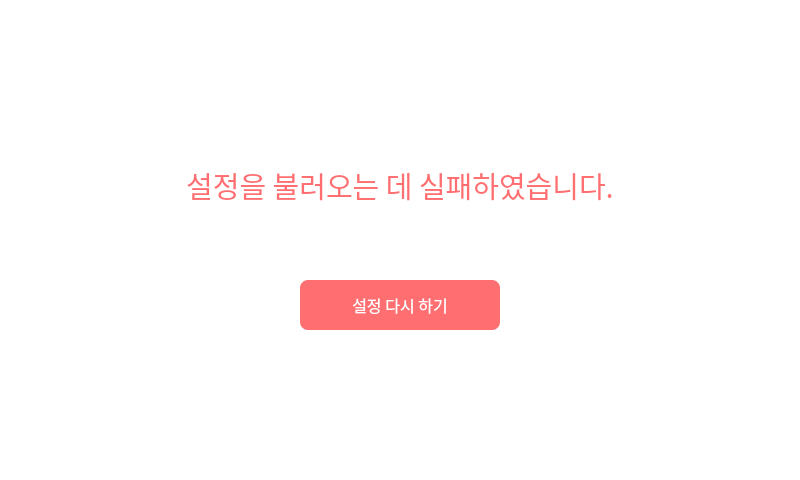
<?xml version="1.0" encoding="UTF-8"?>
<ui version="4.0">
 <class>errorLoadSetting</class>
 <widget class="QWidget" name="errorLoadSetting">
  <property name="geometry">
   <rect>
    <x>0</x>
    <y>0</y>
    <width>800</width>
    <height>480</height>
   </rect>
  </property>
  <property name="windowTitle">
   <string>Form</string>
  </property>
  <property name="styleSheet">
   <string notr="true">background-color: rgb(255, 255, 255);</string>
  </property>
  <widget class="QLabel" name="label">
   <property name="geometry">
    <rect>
     <x>0</x>
     <y>110</y>
     <width>800</width>
     <height>151</height>
    </rect>
   </property>
   <property name="font">
    <font>
     <family>NanumBarunpen</family>
     <pointsize>22</pointsize>
    </font>
   </property>
   <property name="styleSheet">
    <string notr="true">color: rgb(255, 110, 112);</string>
   </property>
   <property name="text">
    <string>설정을 불러오는 데 실패하였습니다.</string>
   </property>
   <property name="alignment">
    <set>Qt::AlignCenter</set>
   </property>
  </widget>
  <widget class="QPushButton" name="button">
   <property name="geometry">
    <rect>
     <x>300</x>
     <y>280</y>
     <width>200</width>
     <height>50</height>
    </rect>
   </property>
   <property name="font">
    <font>
     <family>나눔바른펜</family>
     <pointsize>12</pointsize>
    </font>
   </property>
   <property name="cursor">
    <cursorShape>PointingHandCursor</cursorShape>
   </property>
   <property name="styleSheet">
    <string notr="true">background-color: rgb(255, 110, 112);
color: white;
border: none;
border-radius: 8%;</string>
   </property>
   <property name="text">
    <string>설정 다시 하기</string>
   </property>
  </widget>
 </widget>
 <resources/>
 <connections/>
</ui>
